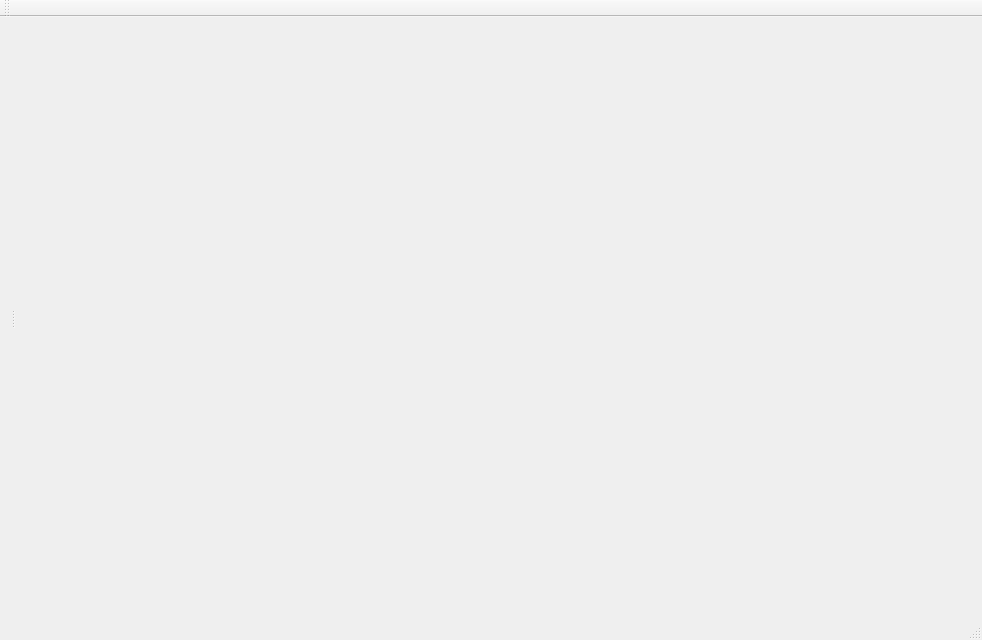
<?xml version="1.0" encoding="UTF-8"?>
<ui version="4.0">
 <class>MainWindow</class>
 <widget class="QMainWindow" name="MainWindow">
  <property name="geometry">
   <rect>
    <x>0</x>
    <y>0</y>
    <width>982</width>
    <height>640</height>
   </rect>
  </property>
  <property name="windowTitle">
   <string>MainWindow</string>
  </property>
  <widget class="QWidget" name="centralWidget">
   <property name="sizePolicy">
    <sizepolicy hsizetype="Expanding" vsizetype="Expanding">
     <horstretch>0</horstretch>
     <verstretch>0</verstretch>
    </sizepolicy>
   </property>
   <layout class="QVBoxLayout" name="verticalLayout_6">
    <item>
     <widget class="QSplitter" name="splitter_2">
      <property name="orientation">
       <enum>Qt::Horizontal</enum>
      </property>
      <widget class="QSplitter" name="splitter">
       <property name="orientation">
        <enum>Qt::Vertical</enum>
       </property>
      </widget>
      <widget class="QWidget" name="layoutWidget">
       <layout class="QVBoxLayout" name="verticalLayout_5">
        <item>
         <widget class="QVTKWidget" name="qvtkWidget">
          <property name="sizePolicy">
           <sizepolicy hsizetype="Preferred" vsizetype="Preferred">
            <horstretch>0</horstretch>
            <verstretch>0</verstretch>
           </sizepolicy>
          </property>
          <property name="minimumSize">
           <size>
            <width>0</width>
            <height>0</height>
           </size>
          </property>
         </widget>
        </item>
       </layout>
      </widget>
     </widget>
    </item>
   </layout>
  </widget>
  <widget class="QMenuBar" name="menuBar">
   <property name="geometry">
    <rect>
     <x>0</x>
     <y>0</y>
     <width>982</width>
     <height>16</height>
    </rect>
   </property>
  </widget>
  <widget class="QToolBar" name="mainToolBar">
   <attribute name="toolBarArea">
    <enum>TopToolBarArea</enum>
   </attribute>
   <attribute name="toolBarBreak">
    <bool>false</bool>
   </attribute>
  </widget>
  <widget class="QStatusBar" name="statusBar"/>
  <action name="action_Open">
   <property name="text">
    <string>&amp;Open</string>
   </property>
  </action>
  <action name="action_Save">
   <property name="text">
    <string>&amp;Save</string>
   </property>
  </action>
  <action name="action_detect_plane">
   <property name="text">
    <string>&amp;DetectPlane</string>
   </property>
  </action>
  <action name="action">
   <property name="text">
    <string>&amp;Visiualize</string>
   </property>
  </action>
  <action name="action_Selection">
   <property name="text">
    <string>&amp;Selection</string>
   </property>
  </action>
  <action name="action_Annotation">
   <property name="text">
    <string>&amp;Annotation</string>
   </property>
  </action>
  <action name="action_BoundBox">
   <property name="text">
    <string>&amp;BoundBox</string>
   </property>
  </action>
  <action name="action_Threshold">
   <property name="text">
    <string>&amp;Threshold</string>
   </property>
  </action>
 </widget>
 <layoutdefault spacing="6" margin="11"/>
 <customwidgets>
  <customwidget>
   <class>QVTKWidget</class>
   <extends>QWidget</extends>
   <header>QVTKWidget.h</header>
  </customwidget>
 </customwidgets>
 <resources/>
 <connections/>
</ui>
